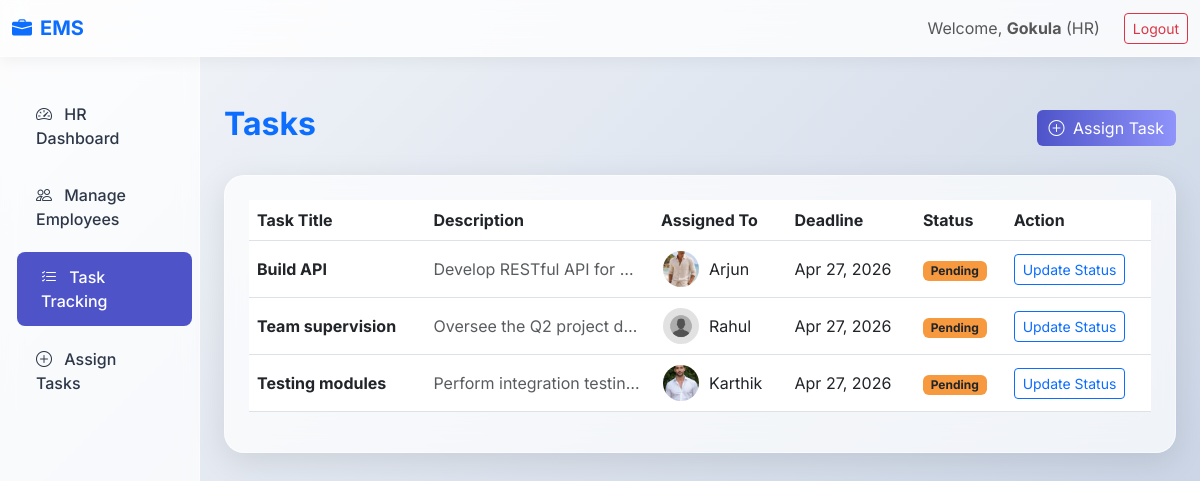
/tasks/ (signed in), run on the app's committed database.
### core/models.py (models this page shows, shortened)
class User(AbstractUser):
    ROLE_CHOICES = (
        ('Admin', 'Admin'),
        ('HR', 'HR'),
        ('Employee', 'Employee'),
    )
    role = models.CharField(max_length=15, choices=ROLE_CHOICES, default='Employee')

class Task(models.Model):
    STATUS_CHOICES = (
        ('Pending', 'Pending'),
        ('In Progress', 'In Progress'),
        ('Completed', 'Completed'),
    )
    title = models.CharField(max_length=200)
    description = models.TextField()
    assigned_to = models.ForeignKey(Employee, on_delete=models.CASCADE, related_name='tasks')
    assigned_by = models.ForeignKey(User, on_delete=models.SET_NULL, null=True, related_name='assigned_tasks')
    deadline = models.DateField()
    status = models.CharField(max_length=15, choices=STATUS_CHOICES, default='Pending')
    created_at = models.DateTimeField(auto_now_add=True)

class Employee(models.Model):
    STATUS_CHOICES = (
        ('Active', 'Active'),
        ('Inactive', 'Inactive'),
    )
    user = models.OneToOneField(User, on_delete=models.CASCADE, related_name='employee_profile')
    employee_id = models.CharField(max_length=20, unique=True, blank=True)
    phone_number = models.CharField(max_length=15)
    department = models.ForeignKey(Department, on_delete=models.SET_NULL, null=True, blank=True)
    salary = models.DecimalField(max_digits=10, decimal_places=2, default=0)
    joining_date = models.DateField(auto_now_add=True)
    status = models.CharField(max_length=10, choices=STATUS_CHOICES, default='Active')
    profile_image = models.ImageField(upload_to='profiles/',blank=True,null=True)

### core/views.py (the view)
# urls.py: path('tasks/', views.task_list, name='task_list'),
@login_required
def task_list(request):
    if request.user.is_superuser or request.user.role == 'HR':
        tasks = Task.objects.all().order_by('-deadline')
    else:
        if not hasattr(request.user, 'employee_profile'):
            logout(request)
            messages.error(request, "Employee profile missing.")
            return redirect('employee_login')
        tasks = Task.objects.filter(assigned_to=request.user.employee_profile).order_by('-deadline')
    paginator = Paginator(tasks, 10)
    page_number = request.GET.get('page')
    page_obj = paginator.get_page(page_number)
    return render(request, 'core/task_list.html', {'page_obj': page_obj})

### templates/core/task_list.html (shortened to what this page needs)
{% extends 'base.html' %}
{% block content %}
<div class="d-flex justify-content-between align-items-center mb-4 mt-3">
    <h2 class="fw-bold text-primary">Tasks</h2>
    {% if user.role in 'Admin,HR' %}
    <a href="{% url 'add_task' %}" class="btn btn-primary">
        <i class="bi bi-plus-circle me-1"></i> Assign Task
    </a>
    {% endif %}
</div>
<div class="glass-card p-4">
    <div class="table-responsive">
        <table class="table table-hover align-middle">
            <thead>
                <tr>
                    <th>Task Title</th>
                    <th>Description</th>
                    <th>Assigned To</th>
                    <th>Deadline</th>
                    <th>Status</th>
                    <th>Action</th>
                </tr>
            </thead>
            <tbody>
                {% for task in page_obj %}
                <tr>
                    <td class="fw-bold">{{ task.title }}</td>
                    <td class="text-muted text-truncate" style="max-width: 200px;" title="{{ task.description }}">
                        {{ task.description }}
                    </td>
                    <td>
                        <div class="d-flex align-items-center">
                            {% load static %}
                            {% if task.assigned_to.profile_image %}
                                <img src="{{ task.assigned_to.profile_image.url }}" class="profile-img-sm me-2" alt="">
                            {% else %}
                                <img src="{% static 'images/default_avatar.png' %}" class="profile-img-sm me-2" alt="Default">
                            {% endif %}
                            {{ task.assigned_to.user.first_name }}
                        </div>
                    </td>
                    <td>{{ task.deadline|date:"M d, Y" }}</td>
                    <td>
                        {% if task.status == 'Pending' %}
                            <span class="badge bg-warning text-dark">Pending</span>
                        {% elif task.status == 'In Progress' %}
                            <span class="badge bg-info text-dark">In Progress</span>
                        {% else %}
                            <span class="badge bg-success">Completed</span>
                        {% endif %}
                    </td>
                    <td>
                        {% if user.role in 'Admin,HR' or user == task.assigned_to.user %}
                        <a href="{% url 'update_task_status' task.pk %}" class="btn btn-sm btn-outline-primary">Update Status</a>
                        {% endif %}
                    </td>
                </tr>
                {% empty %}
                <tr>
                    <td colspan="6" class="text-center py-4 text-muted">No tasks found.</td>
                </tr>
                {% endfor %}
            </tbody>
        </table>
    </div>
</div>
{% endblock %}

### templates/base.html (shortened to what this page needs)
<!DOCTYPE html>
<html lang="en">
<head>
    <link href="https://cdn.jsdelivr.net/npm/bootstrap@5.3.0/dist/css/bootstrap.min.css" rel="stylesheet">
    <link rel="stylesheet" href="https://cdn.jsdelivr.net/npm/bootstrap-icons@1.10.5/font/bootstrap-icons.css">
    {% load static %}
    <link rel="stylesheet" href="{% static 'css/style.css' %}">
</head>
<body>
    <nav class="navbar navbar-expand-lg sticky-top glass-nav">
        <div class="container-fluid">
            <a class="navbar-brand fw-bold text-primary" href="{% url 'home' %}">
                <i class="bi bi-briefcase-fill me-2"></i>EMS
            </a>
            <div class="collapse navbar-collapse" id="navbarNav">
                <ul class="navbar-nav ms-auto align-items-center">
                    {% if user.is_authenticated %}
                        <li class="nav-item">
                            <span class="nav-link">Welcome, <strong>{{ user.first_name|default:user.username }}</strong>
                            ({% if request.user.is_superuser %}Admin{% elif request.user.role == 'HR' %}HR{% else %}Employee{% endif %})
                            </span>
                        </li>
                        <li class="nav-item">
                            <a class="btn btn-outline-danger btn-sm ms-3 mt-2 mt-md-0" href="{% url 'logout' %}">Logout</a>
                        </li>
                    {% endif %}
                </ul>
            </div>
        </div>
    </nav>
    <div class="container-fluid">
        <div class="row">
            {% if user.is_authenticated %}
            <div class="col-md-3 col-lg-2 d-none d-md-block sidebar">
                <div class="nav flex-column">
                    {% if request.user.is_superuser %}
                    <a href="{% url 'admin_dashboard' %}" class="nav-link {% if request.resolver_match.url_name == 'admin_dashboard' %}active{% endif %}">
                        <i class="bi bi-speedometer2 me-2"></i> Admin Dashboard
                    </a>
                    <a href="{% url 'manage_hr' %}" class="nav-link {% if 'hr' in request.resolver_match.url_name and 'dashboard' not in request.resolver_match.url_name %}active{% endif %}">
                        <i class="bi bi-person-badge me-2"></i> Manage HR
                    </a>
                    <a href="{% url 'employee_list' %}" class="nav-link {% if 'employee' in request.resolver_match.url_name and 'dashboard' not in request.resolver_match.url_name %}active{% endif %}">
                        <i class="bi bi-people me-2"></i> Manage Employees
                    </a>
                    <a href="{% url 'task_list' %}" class="nav-link {% if 'task' in request.resolver_match.url_name %}active{% endif %}">
                        <i class="bi bi-list-check me-2"></i> View Tasks
                    </a>
                    {% elif user.role == 'HR' %}
                    <a href="{% url 'hr_dashboard' %}" class="nav-link {% if request.resolver_match.url_name == 'hr_dashboard' %}active{% endif %}">
                        <i class="bi bi-speedometer2 me-2"></i> HR Dashboard
                    </a>
                    <a href="{% url 'employee_list' %}" class="nav-link {% if 'employee' in request.resolver_match.url_name and 'dashboard' not in request.resolver_match.url_name %}active{% endif %}">
                        <i class="bi bi-people me-2"></i> Manage Employees
                    </a>
                    <a href="{% url 'task_list' %}" class="nav-link {% if request.resolver_match.url_name == 'task_list' %}active{% endif %}">
                        <i class="bi bi-list-check me-2"></i> Task Tracking
                    </a>
                    <a href="{% url 'add_task' %}" class="nav-link {% if request.resolver_match.url_name == 'add_task' %}active{% endif %}">
                        <i class="bi bi-plus-circle me-2"></i> Assign Tasks
                    </a>
                    {% endif %}
                </div>
            </div>
            {% endif %}
            <main class="{% if user.is_authenticated %}col-md-9 ms-sm-auto col-lg-10{% else %}col-12{% endif %} px-md-4">
                {% block content %}
                {% endblock %}
            </main>
        </div>
    </div>
</body>
</html>

### static/css/style.css (style rules this page uses)
:root { --primary: #4e54c8; --secondary: #8f94fb; --text-dark: #2d3748; --text-light: #718096; --bg-color: #f7fafc; --glass-bg: rgba(255, 255, 255, 0.7); --glass-border: rgba(255, 255, 255, 0.5); --glass-shadow: 0 8px 32px 0 rgba(31, 38, 135, 0.1); }
body { font-family: 'Inter', sans-serif; background: linear-gradient(135deg, #f5f7fa 0%, #c3cfe2 100%); min-height: 100vh; color: var(--text-dark); }
.glass-card { background: var(--glass-bg); backdrop-filter: blur(16px); -webkit-backdrop-filter: blur(16px); border-radius: 20px; border: 1px solid var(--glass-border); box-shadow: 0 8px 32px 0 rgba(0, 0, 0, 0.1); transition: all 0.3s ease-in-out; }
.navbar.glass-nav { background: rgba(255, 255, 255, 0.8); backdrop-filter: blur(12px); -webkit-backdrop-filter: blur(12px); border-bottom: 1px solid var(--glass-border); box-shadow: 0 4px 15px rgba(0,0,0,0.05); }
.sidebar { min-height: calc(100vh - 70px); background: var(--glass-bg); backdrop-filter: blur(10px); border-right: 1px solid var(--glass-border); padding-top: 2rem; }
.sidebar .nav-link { color: var(--text-dark); font-weight: 500; padding: 0.8rem 1.5rem; margin-bottom: 0.5rem; border-radius: 8px; transition: all 0.3s; }
.sidebar .nav-link:hover, .sidebar .nav-link.active { background: var(--primary); color: white; transform: translateX(5px); }
main { padding: 2rem; }
.btn-primary { background: linear-gradient(to right, var(--primary), var(--secondary)); border: none; transition: all 0.3s ease; }
.profile-img-sm { width: 40px; height: 40px; border-radius: 50%; object-fit: cover; border: 2px solid white; }
.badge.bg-warning { background-color: #f6993f !important; }
a, button { transition: all 0.2s ease-in-out !important; }

### data on the page
User: first_name "Gokula"
Task: title "Build API", description "Develop RESTful API for…", assigned_to.profile_image (picture), assigned_to.user.first_name "Arjun", deadline "Apr 27, 2026", status "Pending"
Task: title "Team supervision", description "Oversee the Q2 project d…", assigned_to.profile_image (placeholder picture), assigned_to.user.first_name "Rahul", deadline "Apr 27, 2026", status "Pending"
Task: title "Testing modules", description "Perform integration testin…", assigned_to.profile_image (picture), assigned_to.user.first_name "Karthik", deadline "Apr 27, 2026", status "Pending"
